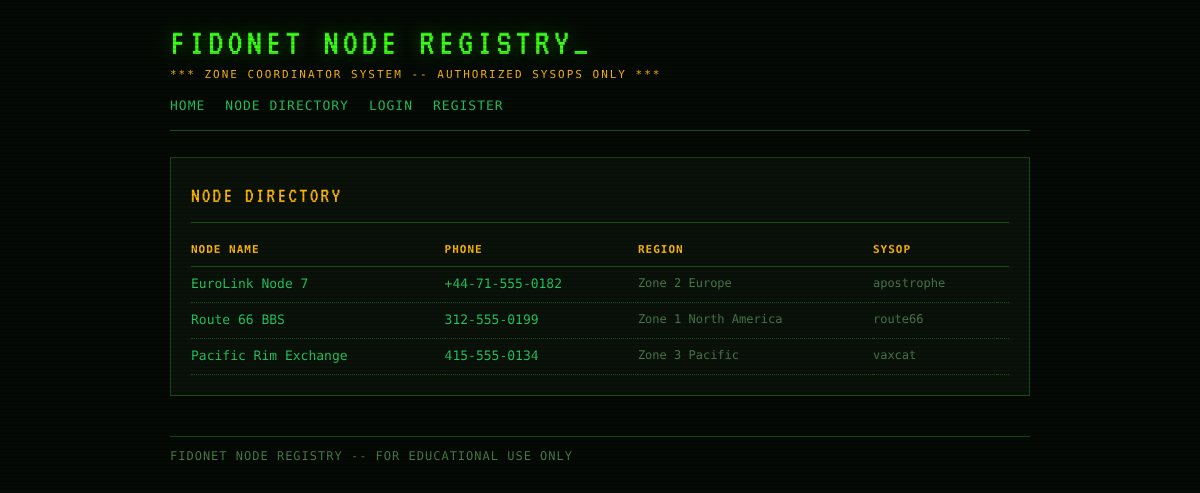
Page /directory on the earlier database version.
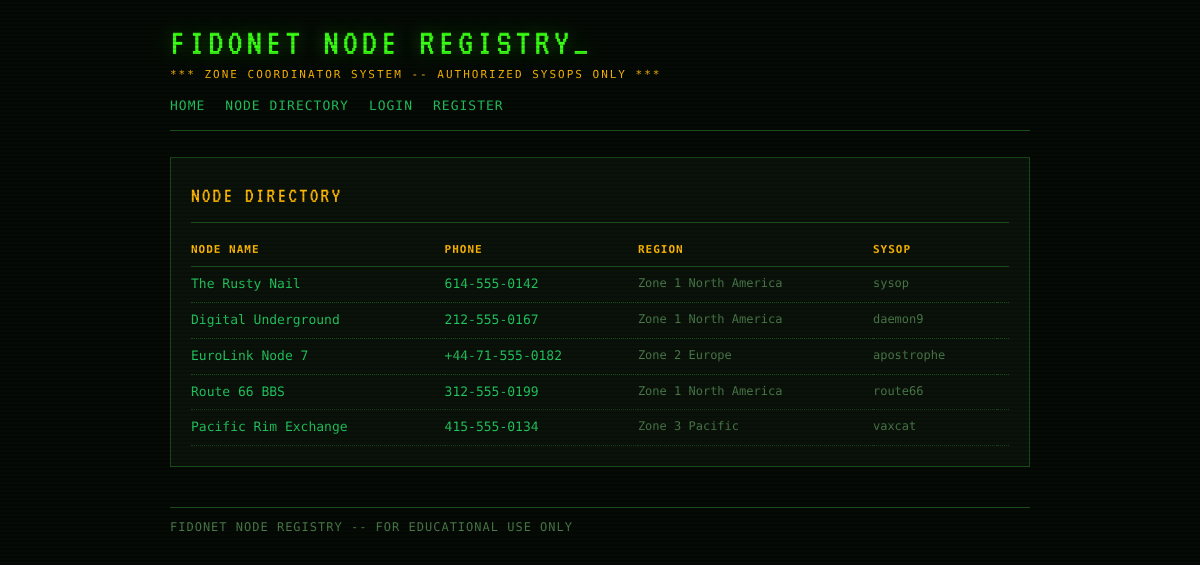
Same page on the later database version.
### tables this page shows
CREATE TABLE nodes (
            id INTEGER PRIMARY KEY AUTOINCREMENT,
            name TEXT NOT NULL,
            phone TEXT,
            region TEXT,
            description TEXT,
            owner_id INTEGER NOT NULL
        );

CREATE TABLE users (
            id INTEGER PRIMARY KEY AUTOINCREMENT,
            username TEXT UNIQUE NOT NULL,
            password_hash TEXT NOT NULL,
            role TEXT NOT NULL DEFAULT 'user',
            region TEXT,
            joined INTEGER
        );

### app.py (the view)
@app.route('/directory')
def directory():
    current = get_current_user(request)
    all_nodes = node_repo.get_all()
    return render_template('directory.html', nodes=all_nodes, current_user=current)

### app.py (called while the page is built)
def get_current_user(req):
    token = req.cookies.get('bbs_token')
    if not token:
        return None
    return sessions.get(token)

    def fetchall(self, query, params=()):
        cursor = self._conn.cursor()
        cursor.execute(query, params)
        return cursor.fetchall()

    def get_all(self):
        return self._db.fetchall("""
            SELECT n.*, u.username AS owner_username
            FROM nodes n JOIN users u ON n.owner_id = u.id
            ORDER BY n.id
        """)

### templates/directory.html (shortened to what this page needs)
{% extends "base.html" %}
{% block content %}
<div class="panel">
  <div class="panel-title">NODE DIRECTORY</div>
  {% if nodes %}
    <table class="data-table">
      <thead>
        <tr>
          <th>NODE NAME</th>
          <th>PHONE</th>
          <th>REGION</th>
          <th>SYSOP</th>
          <th></th>
        </tr>
      </thead>
      <tbody>
        {% for node in nodes %}
        <tr>
          <td class="name"><a href="{{ url_for('node_view', node_id=node.id) }}">{{ node.name }}</a></td>
          <td class="phone">{{ node.phone }}</td>
          <td class="meta">{{ node.region }}</td>
          <td class="meta">{{ node.owner_username }}</td>
          <td class="meta">
          </td>
        </tr>
        {% endfor %}
      </tbody>
    </table>
  {% else %}
    <p style="color:var(--grey);">NO NODES REGISTERED.</p>
  {% endif %}
</div>
{% endblock %}

### templates/base.html (shortened to what this page needs)
<!DOCTYPE html>
<html lang="en">
<head>
  <link rel="stylesheet" href="{{ url_for('static', filename='css/style.css') }}">
</head>
<body>
<div class="page-wrap">
  <header class="site-header">
    <div class="site-title">FIDONET NODE REGISTRY<span class="blink">_</span></div>
    <div class="site-sub">*** ZONE COORDINATOR SYSTEM -- AUTHORIZED SYSOPS ONLY ***</div>
    <nav class="site-nav">
      <a href="{{ url_for('index') }}">HOME</a>
      <a href="{{ url_for('directory') }}">NODE DIRECTORY</a>
      {% if current_user %}
        <a href="{{ url_for('profile', user_id=current_user.user_id) }}">MY PROFILE</a>
        <a href="{{ url_for('profile_edit') }}">EDIT PROFILE</a>
        {% if current_user.role == 'sysop' %}
          <a href="{{ url_for('sysop') }}">SYSOP PANEL</a>
        {% endif %}
        <a href="{{ url_for('logout') }}">LOGOUT</a>
        <span class="nav-handle">[{{ current_user.username }}]</span>
      {% else %}
        <a href="{{ url_for('login') }}">LOGIN</a>
        <a href="{{ url_for('register') }}">REGISTER</a>
      {% endif %}
    </nav>
  </header>
  <main>
    {% block content %}{% endblock %}
  </main>
  <footer class="site-footer">
    FIDONET NODE REGISTRY -- FOR EDUCATIONAL USE ONLY
  </footer>
</div>
</body>
</html>

### static/css/style.css (style rules this page uses)
:root { --bg: #050a05; --bg-panel: #0a120a; --green: #39ff14; --green-dim: #1a7a0a; --green-mid: #22c55e; --amber: #ffb800; --red: #ff3c3c; --grey: #4a7a4a; --text: #c8f5c8; --border: #1a4a1a; --font-mono: 'Share Tech Mono', monospace; --font-vt: 'VT323', monospace; }
* { box-sizing: border-box; margin: 0; padding: 0; }
body { background: var(--bg); color: var(--text); font-family: var(--font-mono); font-size: 14px; line-height: 1.6; min-height: 100vh; }
body::before { content: ''; position: fixed; inset: 0; background: repeating-linear-gradient( 0deg, transparent, transparent 2px, rgba(0,0,0,0.12) 2px, rgba(0,0,0,0.12) 4px ); pointer-events: none; z-index: 9999; }
.page-wrap { max-width: 900px; margin: 0 auto; padding: 24px 20px; }
.site-header { border-bottom: 1px solid var(--border); padding-bottom: 14px; margin-bottom: 26px; }
.site-title { font-family: var(--font-vt); font-size: 38px; color: var(--green); letter-spacing: 4px; line-height: 1; text-shadow: 0 0 18px rgba(57,255,20,0.35); }
.site-sub { color: var(--amber); font-size: 11px; letter-spacing: 2px; margin-top: 4px; }
.site-nav { margin-top: 12px; display: flex; gap: 20px; flex-wrap: wrap; align-items: center; }
.site-nav a { color: var(--green-mid); text-decoration: none; font-size: 13px; letter-spacing: 1px; }
.panel { background: var(--bg-panel); border: 1px solid var(--border); padding: 20px; margin-bottom: 20px; }
.panel-title { font-family: var(--font-vt); font-size: 22px; color: var(--amber); letter-spacing: 2px; margin-bottom: 14px; border-bottom: 1px solid var(--border); padding-bottom: 8px; }
.data-table { width: 100%; border-collapse: collapse; font-size: 13px; }
.data-table th { text-align: left; color: var(--amber); font-size: 11px; letter-spacing: 1px; padding: 4px 8px 8px 0; border-bottom: 1px solid var(--border); }
.data-table td { padding: 7px 8px 7px 0; border-bottom: 1px dotted var(--border); vertical-align: top; }
.data-table td.name { color: var(--green); }
.data-table td.phone { color: var(--green-mid); }
.data-table td.meta { color: var(--grey); font-size: 12px; }
.site-footer { margin-top: 40px; border-top: 1px solid var(--border); padding-top: 10px; color: var(--grey); font-size: 12px; letter-spacing: 1px; }
.blink { animation: blink 1.1s step-end infinite; }
a { color: var(--green-mid); text-decoration: none; }

Differences in the rows shown:
added nodes: name "The Rusty Nail", phone "614-555-0142", region "Zone 1 North America", owner_username "sysop"
added nodes: name "Digital Underground", phone "212-555-0167", region "Zone 1 North America", owner_username "daemon9"
